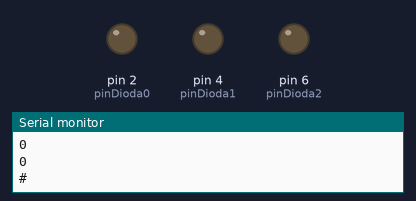
Recording of a sketch running on a simulated Arduino Uno, built with avr-gcc and run on an emulated ATmega328P. On the bench: output pins drawn as LEDs (lit = HIGH), the last lines printed to the serial monitor. Random numbers use the default seed unless the sketch sets one.

Above: at 0.1 s.
At 12.1 s:
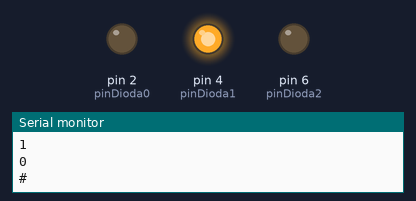
At 18.1 s:
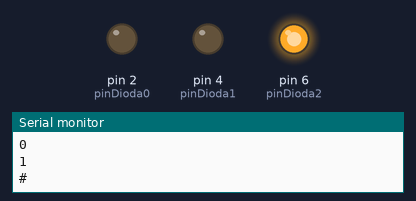
At 26.1 s:
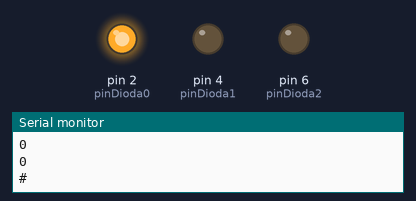
At 33.1 s:
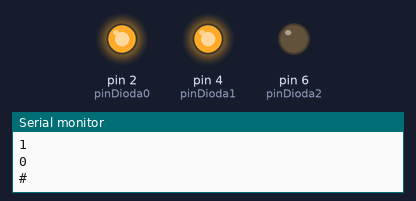
At 36.1 s:
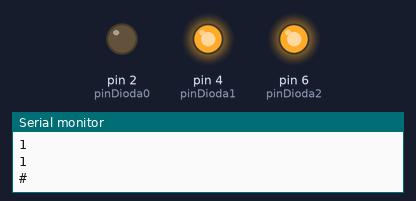
Timing chart, 0 to 40.0 s (numbered marks = the images above):
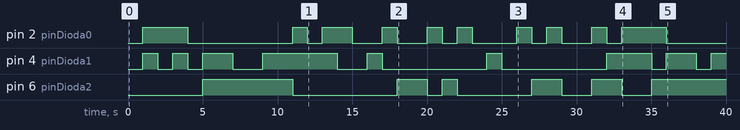

Measured:
- by itself, pin 2 (pinDioda0): LOW → HIGH at 1.0 s, → LOW 3.0 s later, → HIGH 7.0 s later, → LOW 1.0 s later, … (20 changes in this stretch)
- by itself, pin 4 (pinDioda1): LOW → HIGH at 1.0 s, → LOW 1.0 s later, → HIGH 1.0 s later, → LOW 1.0 s later, … (17 changes in this stretch)
- by itself, pin 6 (pinDioda2): LOW → HIGH at 5.0 s, → LOW 6.0 s later, → HIGH 7.0 s later, → LOW 2.0 s later, … (11 changes in this stretch)

The sketch:

3_random_LEDs.ino
```cpp
/*
 3 diode zakacene napinove 2,4,6
 random se pale i svetle 1 sekundu
 */
int randomNumber;
int dioda1;
int dioda2;
int dioda0;
int pinDioda0 = 2;
int pinDioda1 = 4;
int pinDioda2 = 6;

void setup()
{
  Serial.begin(9600);
  randomSeed(analogRead(0));
  pinMode(pinDioda0, OUTPUT);
  pinMode(pinDioda1, OUTPUT);
  pinMode(pinDioda2, OUTPUT);
  Serial.println("start");

}

void loop()
{
  randomNumber = random(7);
  Serial.println(randomNumber);
  dioda0 = bitRead(randomNumber, 0);
  Serial.println(dioda0);
  dioda1 = bitRead(randomNumber, 1);
  Serial.println(dioda1);
  dioda2 = bitRead(randomNumber, 2);
  Serial.println(dioda2);
  Serial.println("#");

  if (dioda0 == 1) {
    digitalWrite(pinDioda0, HIGH);
  } else {
    digitalWrite(pinDioda0, LOW);
  }

  if (dioda1 == 1) {
    digitalWrite(pinDioda1, HIGH);
  } else {
    digitalWrite(pinDioda1, LOW);
  }

  if (dioda2 == 1) {
    digitalWrite(pinDioda2, HIGH);
  } else {
    digitalWrite(pinDioda2, LOW);
  }

  delay(1000);
}
```
